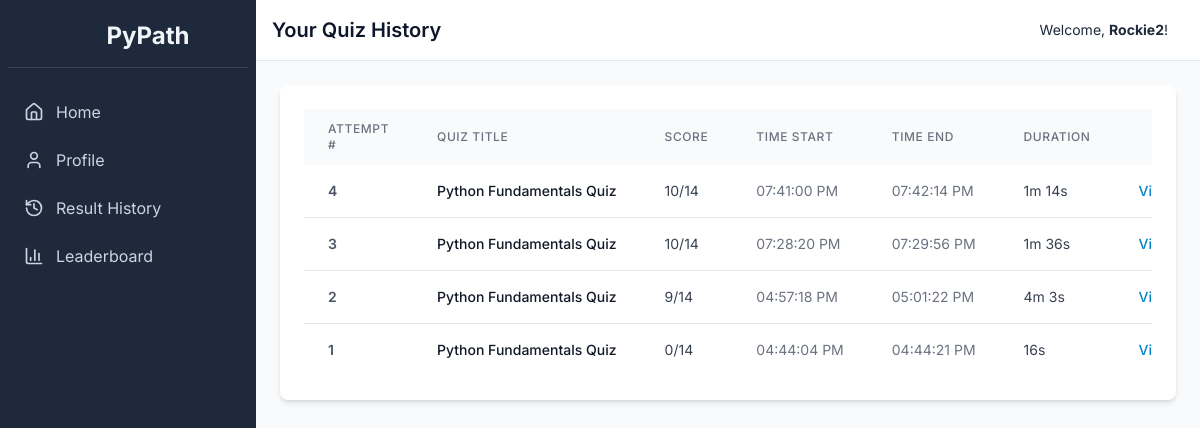
The app's page /history (signed in) with its own data.
### tables this page shows
CREATE TABLE results (
    id INTEGER PRIMARY KEY AUTOINCREMENT,
    user_id INTEGER NOT NULL,
    set_id INTEGER NOT NULL,
    score INTEGER NOT NULL,
    total_questions INTEGER NOT NULL,
    time_start DATETIME NOT NULL,
    timestamp DATETIME DEFAULT CURRENT_TIMESTAMP,
    FOREIGN KEY (user_id) REFERENCES users (id),
    FOREIGN KEY (set_id) REFERENCES question_sets (id)
);

CREATE TABLE question_sets (
    id INTEGER PRIMARY KEY AUTOINCREMENT,
    title TEXT NOT NULL,
    description TEXT
);

### app.py (the view)
@app.route('/history')
def student_result_history():
    if not get_user_id() or is_admin():
        return redirect(url_for('login'))
    conn = get_db_connection()
    history_raw = conn.execute('''
        SELECT qs.title, r.score, r.total_questions, r.time_start, r.timestamp as time_end, r.id as result_id,
               ROW_NUMBER() OVER(PARTITION BY r.user_id, r.set_id ORDER BY r.timestamp) as attempt_number
        FROM results r JOIN question_sets qs ON r.set_id = qs.id
        WHERE r.user_id = ? ORDER BY r.timestamp DESC
    ''', (get_user_id(),)).fetchall()
    history = []
    for row in history_raw:
        row_dict = dict(row)
        start_time = datetime.fromisoformat(row['time_start']) if isinstance(row['time_start'], str) else row['time_start']
        end_time = datetime.fromisoformat(row['time_end']) if isinstance(row['time_end'], str) else row['time_end']
        row_dict['duration'] = format_duration(start_time, end_time)
        row_dict['time_start_formatted'] = start_time.strftime('%I:%M:%S %p') if start_time else "N/A"
        row_dict['time_end_formatted'] = end_time.strftime('%I:%M:%S %p') if end_time else "N/A"
        history.append(row_dict)
    conn.close()
    return render_template('student/history.html', history=history)

### app.py (called while the page is built)
def get_db_connection():
    conn = sqlite3.connect('pypath.db', check_same_thread=False, detect_types=sqlite3.PARSE_DECLTYPES | sqlite3.PARSE_COLNAMES)
    conn.row_factory = sqlite3.Row
    return conn

def get_user_id():
    return session.get('user_id')

def is_admin():
    return session.get('is_admin', False)

def format_duration(start_time, end_time):
    if not isinstance(start_time, datetime) or not isinstance(end_time, datetime):
        return "N/A"
    duration = end_time - start_time
    total_seconds = int(duration.total_seconds())
    hours, remainder = divmod(total_seconds, 3600)
    minutes, seconds = divmod(remainder, 60)
    if hours > 0: return f"{hours}h {minutes}m {seconds}s"
    if minutes > 0: return f"{minutes}m {seconds}s"
    return f"{seconds}s"

### templates/student/history.html (shortened to what this page needs)
{% extends "layout.html" %}
{% block header %}Your Quiz History{% endblock %}
{% block content %}
<div class="bg-white p-6 rounded-lg shadow-md">
    <div class="overflow-x-auto">
        <table class="min-w-full bg-white">
            <thead class="bg-gray-50">
                <tr>
                    <th class="px-6 py-3 text-left text-xs font-medium text-gray-500 uppercase tracking-wider">Attempt #</th>
                    <th class="px-6 py-3 text-left text-xs font-medium text-gray-500 uppercase tracking-wider">Quiz Title</th>
                    <th class="px-6 py-3 text-left text-xs font-medium text-gray-500 uppercase tracking-wider">Score</th>
                    <th class="px-6 py-3 text-left text-xs font-medium text-gray-500 uppercase tracking-wider">Time Start</th>
                    <th class="px-6 py-3 text-left text-xs font-medium text-gray-500 uppercase tracking-wider">Time End</th>
                    <th class="px-6 py-3 text-left text-xs font-medium text-gray-500 uppercase tracking-wider">Duration</th>
                    <th class="px-6 py-3 text-right text-xs font-medium text-gray-500 uppercase tracking-wider">Actions</th>
                </tr>
            </thead>
            <tbody class="divide-y divide-gray-200">
                {% for row in history %}
                <tr>
                    <td class="px-6 py-4 whitespace-nowrap text-sm font-semibold text-gray-600">{{ row.attempt_number }}</td>
                    <td class="px-6 py-4 whitespace-nowrap text-sm font-medium text-gray-900">{{ row.title }}</td>
                    <td class="px-6 py-4 whitespace-nowrap text-sm text-gray-700">{{ row.score }}/{{ row.total_questions }}</td>
                    <td class="px-6 py-4 whitespace-nowrap text-sm text-gray-500">{{ row.time_start_formatted }}</td>
                    <td class="px-6 py-4 whitespace-nowrap text-sm text-gray-500">{{ row.time_end_formatted }}</td>
                    <td class="px-6 py-4 whitespace-nowrap text-sm text-gray-700">{{ row.duration }}</td>
                    <td class="px-6 py-4 whitespace-nowrap text-right text-sm font-medium">
                        <a href="{{ url_for('results', result_id=row.result_id) }}" class="text-sky-600 hover:text-sky-900">View Details</a>
                    </td>
                </tr>
                {% else %}
                <tr>
                    <td colspan="8" class="px-6 py-4 text-center text-gray-500">You have not completed any quizzes yet.</td>
                </tr>
                {% endfor %}
            </tbody>
        </table>
    </div>
</div>
{% endblock %}

### templates/layout.html (style rules this page uses)
body { font-family: 'Inter', sans-serif; }

### records on screen
results: attempt_number "4", title "Python Fundamentals Quiz", score "10", total_questions "14", time_start_formatted "07:41:00 PM", time_end_formatted "07:42:14 PM", duration "1m 14s"
results: attempt_number "3", title "Python Fundamentals Quiz", score "10", total_questions "14", time_start_formatted "07:28:20 PM", time_end_formatted "07:29:56 PM", duration "1m 36s"
results: attempt_number "2", title "Python Fundamentals Quiz", score "9", total_questions "14", time_start_formatted "04:57:18 PM", time_end_formatted "05:01:22 PM", duration "4m 3s"
results: attempt_number "1", title "Python Fundamentals Quiz", score "0", total_questions "14", time_start_formatted "04:44:04 PM", time_end_formatted "04:44:21 PM", duration "16s"

### other values on screen
{{ session.first_name or session.username }} "Rockie2"
